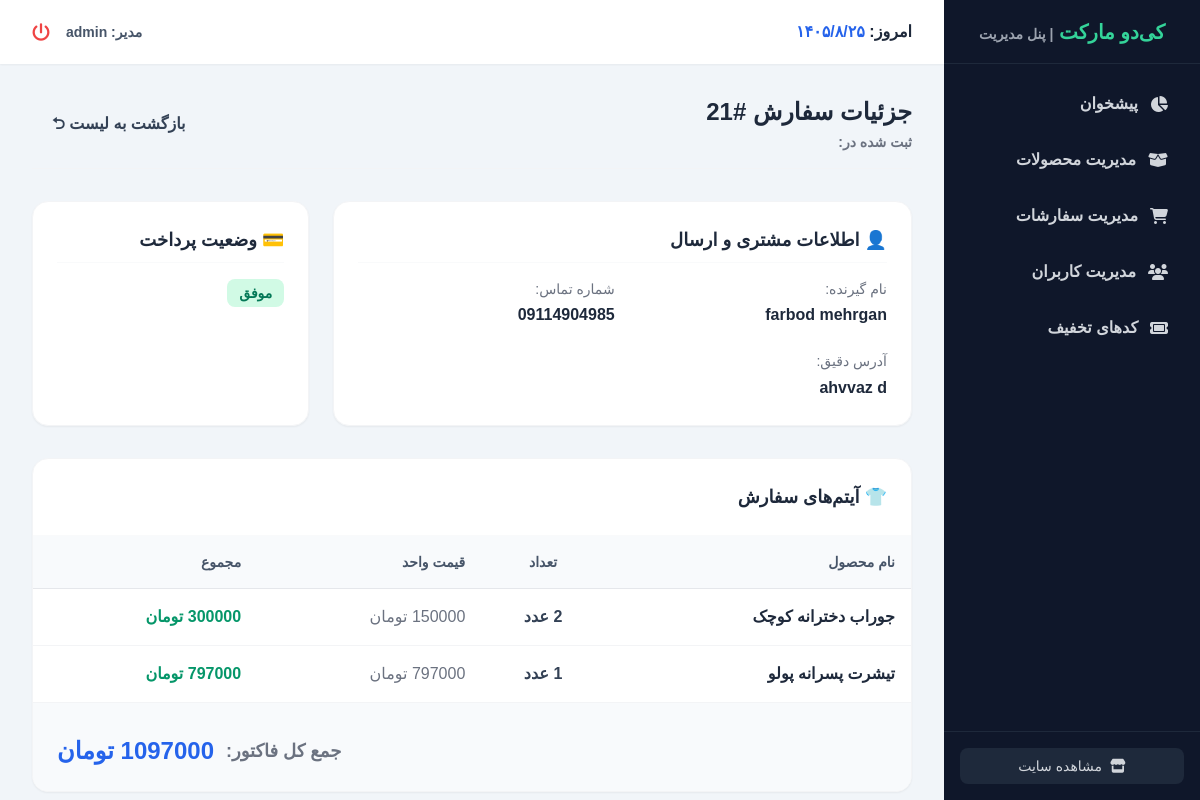
The app's page /dashboard/orders/21/ (signed in) with its own data.
### orders/models.py (models this page shows, shortened)
class Order(models.Model):
    first_name = models.CharField(max_length=50, verbose_name="نام")
    last_name = models.CharField(max_length=50, verbose_name="نام خانوادگی")
    phone = models.CharField(max_length=20, verbose_name="شماره تماس")
    address = models.TextField(verbose_name="آدرس دقیق")
    created = models.DateTimeField(auto_now_add=True, verbose_name="تاریخ ثبت")
    paid = models.BooleanField(default=False, verbose_name="پرداخت شده")
    user = models.ForeignKey(User, on_delete=models.CASCADE, related_name='orders', null=True, blank=True, verbose_name='کاربر سایت')
    zip_code = models.CharField(max_length=10, verbose_name='کد پستی')
    coupon = models.ForeignKey(Coupon, related_name='orders', null=True, blank=True, on_delete=models.SET_NULL, verbose_name="کد تخفیف استفاده شده")
    discount = models.IntegerField(default=0, validators=[MinValueValidator(0), MaxValueValidator(100)], verbose_name="درصد تخفیف")
    class Meta:
        verbose_name = "سفارش"
        verbose_name_plural = "سفارشات"
    def get_jalali(self):
        jalali_date = jdatetime.datetime.fromgregorian(datetime=self.created)
        return jalali_date.strftime("%Y/%m/%d")
    get_jalali.short_description = "تاریخ ثبت (شمسی)"
    def get_total_cost(self):
        total_cost = sum(item.get_cost() for item in self.items.all())
        return total_cost - (total_cost * (self.discount / Decimal(100)))

class OrderItem(models.Model):
    order = models.ForeignKey(Order, related_name='items', on_delete=models.CASCADE)
    product = models.ForeignKey(Products, related_name='order_items', on_delete=models.CASCADE)
    price = models.PositiveIntegerField(verbose_name="قیمت")
    quantity = models.PositiveIntegerField(default=1, verbose_name="تعداد")
    product_size = models.ForeignKey(ProductSize, on_delete=models.SET_NULL, null=True, verbose_name="سایز انتخابی")
    def get_cost(self):
        return self.quantity * self.price

### products/models.py (models this page shows, shortened)
class Products(models.Model):
    GENDER_CHOICES = [
        ('boy', 'پسرونه'),
        ('girl', 'دخترونه'),
        ('unisex', 'اسپرت (مشترک)'),
    ]
    name = models.CharField(max_length=200, verbose_name="نام لباس")
    description = models.TextField(verbose_name="توضیحات کامل")
    category = models.ForeignKey('Category', on_delete=models.SET_NULL, null=True, blank=True, related_name='products', verbose_name="دسته بندی")
    price = models.PositiveIntegerField(verbose_name="قیمت (تومان)")
    gender = models.CharField(max_length=10, choices=GENDER_CHOICES, verbose_name="دسته‌بندی")
    min_age = models.PositiveIntegerField(verbose_name="حداقل سن (سال)", default=1)
    max_age = models.PositiveIntegerField(verbose_name="حداکثر سن (سال)", default=16)
    stock = models.PositiveIntegerField(verbose_name="موجودی در انبار", default=0)
    is_active = models.BooleanField(default=True, verbose_name="فعال برای فروش")
    image = models.ImageField(upload_to='products/%Y/%m/', verbose_name="عکس لباس", null=True, blank=True)
    class Meta:
        verbose_name = "محصول"
        verbose_name_plural = "محصولات"

### dashboard/views.py (the view)
# urls.py: path('orders/<int:pk>/', views.dashboard_order_detail, name='dashboard_order_detail'),
@staff_member_required
def dashboard_order_detail(request, pk):
    order = get_object_or_404(Order, pk=pk)
    if request.method == 'POST':
        new_status = request.POST.get('status')
        if hasattr(order, 'status'):
            order.status = new_status
            order.save()
        return redirect('dashboard_order_detail', pk=order.id)
    context = {
        'order': order,
    }
    return render(request, 'dashboard/order_detail.html', context)

### cart/context_processors.py (called while the page is built)
def cart(request):
    return {'cart': Cart(request)}

### dashboard/templates/dashboard/order_detail.html (shortened to what this page needs)
{% extends "dashboard/dashboard_base.html" %}
{% block dashboard_content %}
<div class="flex flex-col md:flex-row justify-between md:items-center mb-8 gap-4 border-b border-gray-100 pb-4">
    <div>
        <h2 class="text-2xl font-bold text-slate-800">جزئیات سفارش #{{ order.id }}</h2>
        <p class="text-gray-500 mt-1 text-sm font-bold">ثبت شده در: {{ order.get_jalali }}</p>
    </div>
    <a href="{% url 'dashboard_order_list' %}" class="bg-slate-100 hover:bg-slate-200 text-slate-700 font-bold py-2.5 px-5 rounded-xl transition flex items-center gap-2">
        بازگشت به لیست ⮌
    </a>
</div>
<div class="grid grid-cols-1 lg:grid-cols-3 gap-6 mb-8">
    <div class="bg-white p-6 rounded-2xl border border-gray-100 shadow-sm lg:col-span-2">
        <h3 class="text-lg font-bold text-slate-800 mb-4 border-b border-gray-50 pb-2">👤 اطلاعات مشتری و ارسال</h3>
        <div class="grid grid-cols-1 sm:grid-cols-2 gap-4">
            <div><span class="text-sm text-gray-500 block mb-1">نام گیرنده:</span><strong class="text-slate-800">{{ order.first_name }} {{ order.last_name }}</strong></div>
            <div><span class="text-sm text-gray-500 block mb-1">شماره تماس:</span><strong class="text-slate-800">{{ order.phone|default:"ندارد" }}</strong></div>
            <div class="sm:col-span-2 mt-2"><span class="text-sm text-gray-500 block mb-1">آدرس دقیق:</span><strong class="text-slate-800 leading-relaxed">{{ order.address|default:"ثبت نشده" }}</strong></div>
        </div>
    </div>
    <div class="bg-white p-6 rounded-2xl border border-gray-100 shadow-sm flex flex-col justify-between">
        <div>
            <h3 class="text-lg font-bold text-slate-800 mb-4 border-b border-gray-50 pb-2">💳 وضعیت پرداخت</h3>
            <div class="mb-4">
                {% if order.paid %}
                    <span class="bg-emerald-100 text-emerald-700 px-3 py-1 rounded-lg text-sm font-bold inline-block">موفق</span>
                {% else %}
                    <span class="bg-orange-100 text-orange-700 px-3 py-1 rounded-lg text-sm font-bold inline-block">در انتظار پرداخت</span>
                {% endif %}
            </div>
        </div>
    </div>
</div>
<div class="bg-white rounded-2xl border border-gray-100 shadow-sm overflow-hidden">
    <div class="p-6 border-b border-gray-50">
        <h3 class="text-lg font-bold text-slate-800 m-0">👕 آیتم‌های سفارش</h3>
    </div>
    <div class="overflow-x-auto">
        <table class="w-full text-right whitespace-nowrap">
            <thead class="bg-slate-50 text-slate-600 border-b border-gray-200">
                <tr>
                    <th class="p-4 font-bold text-sm">نام محصول</th>
                    <th class="p-4 font-bold text-sm text-center">تعداد</th>
                    <th class="p-4 font-bold text-sm">قیمت واحد</th>
                    <th class="p-4 font-bold text-sm">مجموع</th>
                </tr>
            </thead>
            <tbody class="divide-y divide-gray-100">
                {% for item in order.items.all %}
                    <tr class="hover:bg-slate-50 transition duration-150">
                        <td class="p-4"><strong class="text-slate-800 block">{{ item.product.name }}</strong></td>
                        <td class="p-4 text-center font-bold text-slate-700">{{ item.quantity }} عدد</td>
                        <td class="p-4 text-gray-500">{{ item.price }} تومان</td>
                        <td class="p-4 text-emerald-600 font-bold">{{ item.get_cost }} تومان</td>
                    </tr>
                {% endfor %}
            </tbody>
        </table>
    </div>
    <div class="p-6 bg-slate-50 border-t border-gray-100 flex flex-col gap-3 text-left">
        <div class="flex justify-end items-center mt-2 {% if order.discount > 0 %}pt-4 border-t border-gray-200{% endif %}">
            <span class="text-gray-500 font-bold ml-3 text-lg">جمع کل فاکتور:</span>
            <strong class="text-2xl text-blue-600">{{ order.get_total_cost|floatformat:"0" }} تومان</strong>
        </div>
    </div>
</div>
{% endblock %}

### dashboard/templates/dashboard/dashboard_base.html (shortened to what this page needs)
<!DOCTYPE html>
<html lang="fa" dir="rtl">
<head>
    <link href="https://cdn.jsdelivr.net/gh/rastikerdar/vazirmatn@v33.0.0/Vazirmatn-font-face.css" rel="stylesheet" />
    <script src="https://cdn.tailwindcss.com"></script>
    <link rel="stylesheet" href="https://cdnjs.cloudflare.com/ajax/libs/font-awesome/6.4.0/css/all.min.css">
</head>
<body class="bg-slate-100 font-sans flex h-screen overflow-hidden">
    <aside class="w-64 bg-slate-900 text-white flex flex-col h-full shrink-0">
        <div class="h-16 flex items-center justify-center border-b border-slate-800">
            <h1 class="text-xl font-bold text-emerald-400">کی‌دو مارکت <span class="text-sm text-gray-400">| پنل مدیریت</span></h1>
        </div>
        <nav class="flex-1 p-4 space-y-2 overflow-y-auto">
            <a href="{% url 'dashboard_home' %}" class="flex items-center gap-3 px-4 py-3 hover:bg-slate-800 text-gray-300 hover:text-white rounded-xl font-bold transition">
                <i class="fa-solid fa-chart-pie"></i> پیشخوان
            </a>
            <a href="{% url 'dashboard_product_list' %}" class="flex items-center gap-3 px-4 py-3 hover:bg-slate-800 text-gray-300 hover:text-white rounded-xl font-bold transition">
                <i class="fa-solid fa-box-open"></i> مدیریت محصولات
            </a>
            <a href="{% url 'dashboard_order_list' %}" class="flex items-center gap-3 px-4 py-3 hover:bg-slate-800 text-gray-300 hover:text-white rounded-xl font-bold transition">
                <i class="fa-solid fa-cart-shopping"></i> مدیریت سفارشات
            </a>
            <a href="{% url 'dashboard_user_list' %}" class="flex items-center gap-3 px-4 py-3 hover:bg-slate-800 text-gray-300 hover:text-white rounded-xl font-bold transition">
                <i class="fa-solid fa-users"></i> مدیریت کاربران
            </a>
            <a href="{% url 'dashboard_coupon_list' %}" class="flex items-center gap-3 px-4 py-3 hover:bg-slate-800 text-gray-300 hover:text-white rounded-xl font-bold transition">
                <i class="fa-solid fa-ticket"></i> کدهای تخفیف
            </a>
        </nav>
        <div class="p-4 border-t border-slate-800">
            <a href="/" class="flex items-center justify-center gap-2 w-full px-4 py-2 bg-slate-800 hover:bg-slate-700 text-gray-300 rounded-lg transition text-sm">
                <i class="fa-solid fa-store"></i> مشاهده سایت
            </a>
        </div>
    </aside>
    <main class="flex-1 flex flex-col h-full overflow-hidden">
        <header class="h-16 bg-white shadow-sm flex items-center justify-between px-8 shrink-0">
            <div class="text-slate-800 font-bold">
                امروز: <span id="current-date" class="text-blue-600"></span>
            </div>
            <div class="flex items-center gap-4">
                <span class="text-sm font-bold text-slate-600">مدیر: {{ request.user.username }}</span>
                <a href="{% url 'accounts:logout' %}" class="text-red-500 hover:text-red-700 transition">
                    <i class="fa-solid fa-power-off text-lg"></i>
                </a>
            </div>
        </header>
        <div class="flex-1 overflow-y-auto p-8">
            {% block dashboard_content %}
            {% endblock %}
        </div>
    </main>
</body>
</html>

### records on screen
Order: id "21", first_name "farbod", last_name "mehrgan", phone "09114904985", address "ahvvaz d", get_total_cost "1097000"
OrderItem: product.name "جوراب دخترانه کوچک", get_cost "300000"
OrderItem: product.name "تیشرت پسرانه پولو", get_cost "797000"

### other values on screen
{{ request.user.username }} "admin"
